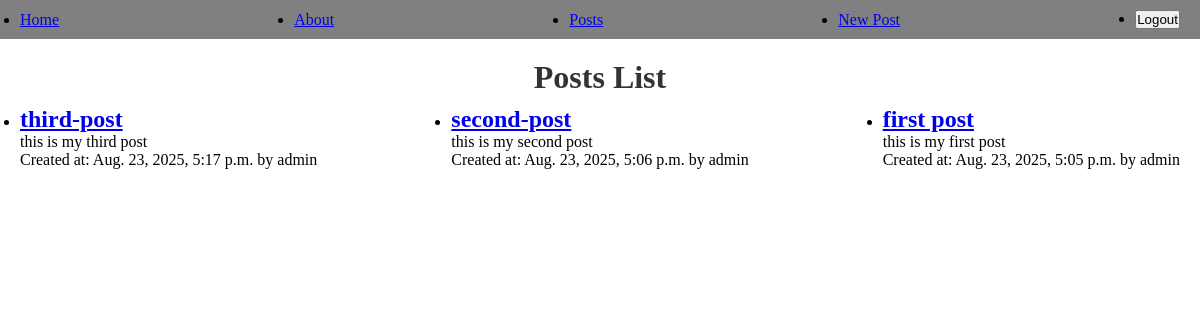
The page /posts/ (signed in) on the database its author committed.
### posts/models.py (models this page shows, shortened)
class Post(models.Model):
    title = models.CharField(max_length=100)
    body = models.TextField()
    slug = models.SlugField(unique=True)
    created_at = models.DateTimeField(auto_now_add=True)
    banner = models.ImageField(default="default.jpg", blank=True)
    author = models.ForeignKey(User, on_delete=models.CASCADE, default=None)

### posts/views.py (the view)
# urls.py: path('', views.post_list, name='list'),
def post_list(request):
    posts = Post.objects.all().order_by('-created_at')
    return render(request, 'posts/posts_list.html', {'posts': posts})

### posts/templates/posts/posts_list.html (shortened to what this page needs)
{% extends 'layout.html' %}
{% block content %}
<section>
    <h1>Posts List </h1>
    <article>
        <ul class="list-group">
            {% for post in posts %}
            <li>
                <h2>
                    <a href="{% url 'posts:detail' slug=post.slug %}">
                        {{ post.title }}
                    </a>
                </h2>
                <p>{{ post.body }}</p>
                <p>Created at: {{ post.created_at }} by {{ post.author}}</p>
            </li>
            {% empty %}
            <li>No posts available.</li>
            {% endfor %}
        </ul>
    </article>
</section>
{% endblock %}

### static/css/style.css (style rules this page uses)
* { margin: 0; padding: 0; box-sizing: border-box; }
ul { display: flex; justify-content: space-between; align-items: center; background-color: gray; padding: 10px 20px; }
h1 { font-size: 2rem; color: #333; text-align: center; margin-top: 20px; }
.list-group { background-color: white; }

### rows shown on the page
Post: title "third-post", body "this is my third post", created_at "Aug. 23, 2025, 5:17 p.m.", author "admin"
Post: title "second-post", body "this is my second post", created_at "Aug. 23, 2025, 5:06 p.m.", author "admin"
Post: title "first post", body "this is my first post", created_at "Aug. 23, 2025, 5:05 p.m.", author "admin"
